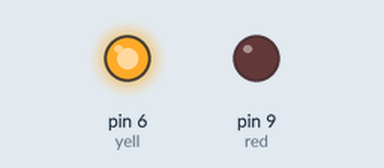
This sketch was run on a simulated Arduino Uno, built with avr-gcc and run on an emulated ATmega328P. Shown: output pins drawn as LEDs (lit = HIGH).

Above: at 0.2 s.
At 6.2 s:
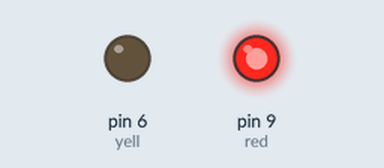
At 11.7 s:
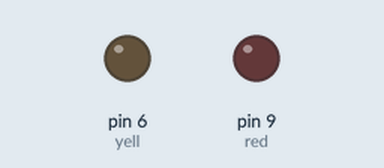
Timing chart, 0 to 13.0 s (numbered marks = the images above):
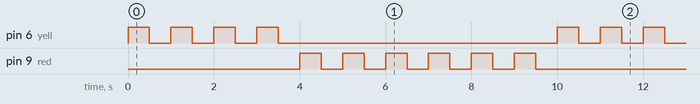

The sketch:

10_for_loop.ino
```cpp
// link yellos LED 4 times and then blink red LED 6 times
int red = 9;
int yell = 6;
int pause = 500;

void setup() {
  // put your setup code here, to run once:
  pinMode(red, OUTPUT);
  pinMode(yell, OUTPUT);
}

void loop() {
  for (int i = 0; i < 4; i++) {
    digitalWrite(yell, HIGH);
    delay(pause);
    digitalWrite(yell, LOW);
    delay(pause);
  }

  for (int i = 0; i < 6; i++) {
    digitalWrite(red, HIGH);
    delay(pause);
    digitalWrite(red, LOW);
    delay(pause);
  }
}
```

Measured:
- by itself, pin 6 (yell): repeats every 10.0 s: 3 × (LOW 0.50 s, HIGH 0.50 s), LOW 6.5 s, HIGH 0.50 s
- by itself, pin 9 (red): repeats every 10.0 s: 5 × (LOW 0.50 s, HIGH 0.50 s), LOW 4.5 s, HIGH 0.50 s
- by itself, everything shown: repeats every 10.0 s, in 20 steps
